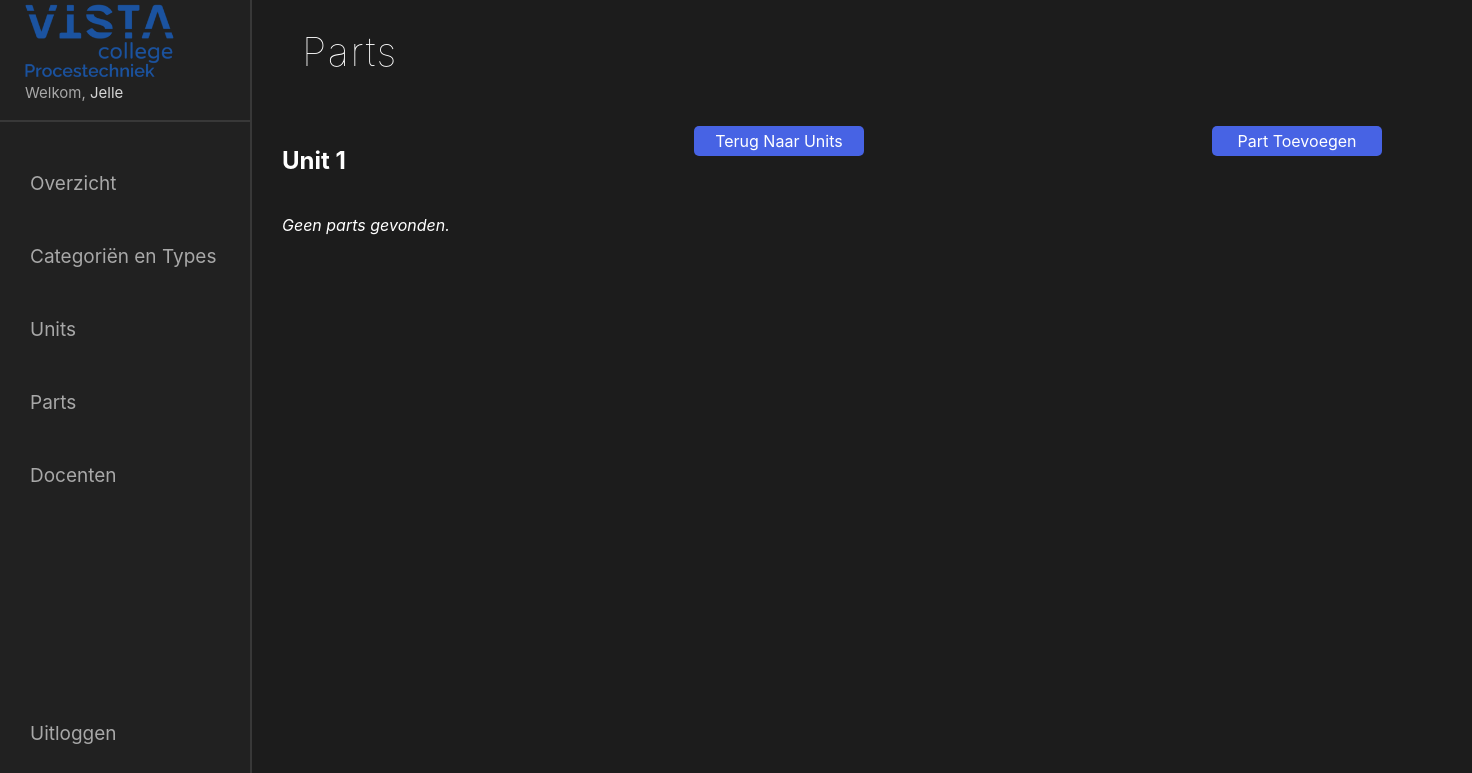
Page /admin/viewParts.php?unitid=1 (signed in) on the earlier database version.
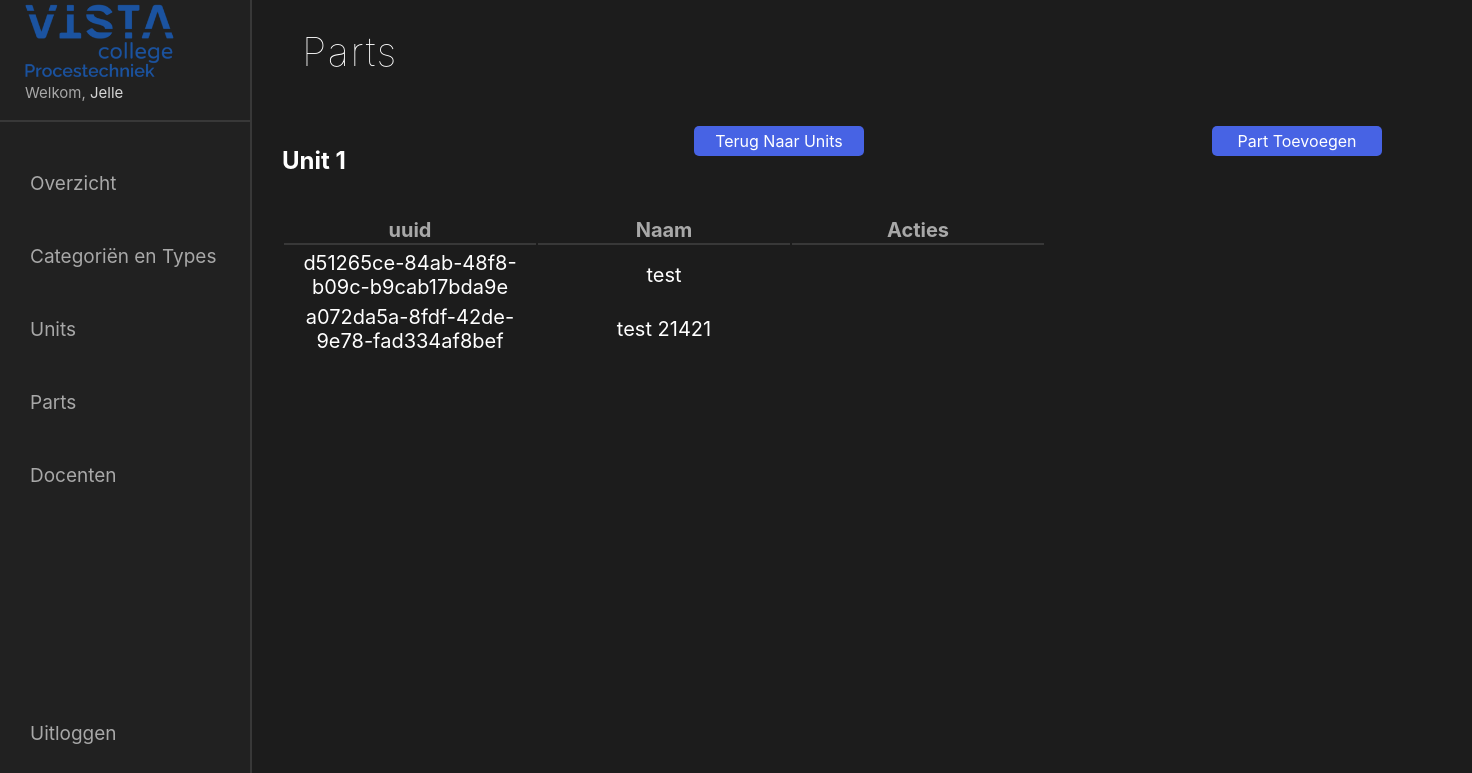
Same page on the later database version.
### tables this page shows
CREATE TABLE `tb_part` (
  `id` int(11) NOT NULL,
  `uuid` varchar(200) NOT NULL,
  `unitid` int(11) NOT NULL,
  `name` varchar(200) NOT NULL,
  `qrcode` varchar(200) NOT NULL
);

### src/admin/viewParts.php (the view, shortened to what this page needs)
<?php include 'assets/includes/header.php';?>
<?php
if(isset($_GET["unitid"]) && !empty(trim($_GET["unitid"]))){
  $unitid = $_GET["unitid"];
  } else {
      echo "Geen unitid opgegeven.";
      exit();
  }
?>
<div class="container">
  <h1>Parts</h1>
  <div class="students_wrapper">
        <div class="students_container">
            <div class="students_row">
                <div class="col-md-12">
                    <div class="student-buttons">
                      <div class="student-search-container">
                        <h2>Unit <?php echo $unitid ?></h2>
                      </div>
                      <a href="parts.php" class="student-toevoegen"><i class="fa fa-plus"></i> Terug Naar Units</a>
                        <a href="createPart.php" class="student-toevoegen"><i class="fa fa-plus"></i> Part Toevoegen</a>
                    </div>
                    <?php
                    $sql = "SELECT * FROM tb_part WHERE unitid = ?";
                    if($stmt = mysqli_prepare($link, $sql)){
                      mysqli_stmt_bind_param($stmt, "i", $param_unitid);
                    if(mysqli_stmt_execute($stmt)){
                      $result = mysqli_stmt_get_result($stmt);
                        if(mysqli_num_rows($result) > 0){
                            echo '<table class="student_table">';
                                echo "<thead>";
                                    echo "<tr>";
                                        echo "<th>uuid</th>";
                                        echo "<th>Naam</th>";
                                        echo "<th>Acties</th>";
                                    echo "</tr>";
                                echo "</thead>";
                                echo "<tbody>";
                                while($row = mysqli_fetch_array($result)){
                                    echo "<tr>";
                                        echo "<td>" . $row['uuid'] . "</td>";
                                        echo "<td>" . $row['name'] . "</td>";
                                        echo "<td>";
                                            echo '<a href="http://localhost/Projects/Procestechniek/src/tablet/info.php?uuid='. $row['uuid'] .'" class="table-icons" title="Bekijk Item" data-toggle="tooltip" target="_blank"><iconify-icon icon="bi:eye-fill"></iconify-icon></a>';
                                            echo '<a href="editPart.php?uuid='. $row['uuid'] .'" class="table-icons" title="Update Item" data-toggle="tooltip"><iconify-icon icon="clarity:pencil-solid"></iconify-icon></a>';
                                            echo '<a href="deletePart.php?uuid='. $row['uuid'] .'" class="table-icons" title="Verwijder Item" data-toggle="tooltip"><iconify-icon icon="bxs:trash-alt"></iconify-icon></a>';
                                            echo '<a href="'. 'parts/' . $row['uuid'] . '/' . $row['qrcode'] .'" class="table-icons" title="Download QRCode" data-toggle="tooltip" download><iconify-icon icon="vaadin:qrcode"></iconify-icon></a>';
                                        echo "</td>";
                                    echo "</tr>";
                                }
                                echo "</tbody>";
                            echo "</table>";
                        } else{
                            echo '<div class="alert alert-danger"><em>Geen parts gevonden.</em></div>';
                        }
                    } else{
                        echo "Oops! Something went wrong. Please try again later.";
                    }
                  }
                    ?>
                </div>
            </div>
        </div>
    </div>
</div>
<?php include 'assets/includes/footer.php';?>

Differences in the rows shown:
added tb_part: uuid "d51265ce-84ab-48f8-b09c-b9cab17bda9e", name "test"
added tb_part: uuid "a072da5a-8fdf-42de-9e78-fad334af8bef", name "test 21421"
Other differences:
text no longer shown: "Geen parts gevonden."
text now shown: "uuid Naam Acties"
